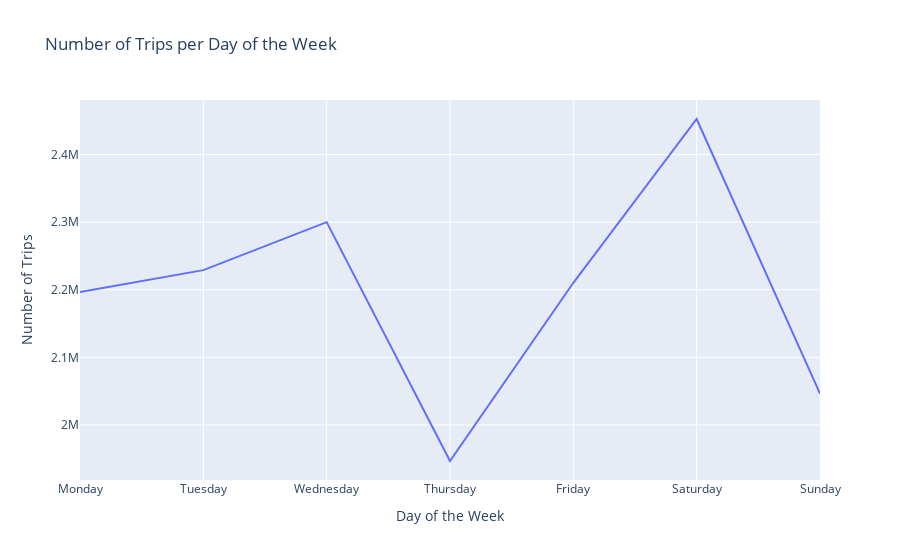

The notebook cell this image was saved under:
### Markdown cell above
# Primary analysis

### Code cell
df['pickup_datetime'] = pd.to_datetime(df['pickup_datetime'])
df['day_of_week'] = df['pickup_datetime'].dt.day_name()
trips_per_day = df['day_of_week'].value_counts().reindex(
    ['Monday', 'Tuesday', 'Wednesday', 'Thursday', 'Friday', 'Saturday', 'Sunday']
)

fig = px.line(
    x=trips_per_day.index,
    y=trips_per_day.values,
    labels={'x': 'Day of the Week', 'y': 'Number of Trips'},
    title='Number of Trips per Day of the Week'
)
fig.show()

### Figure 1 — Plotly figure (JSON) as saved in the notebook; plotly's stock layout.template omitted (floating-point values rounded to 4 significant figures)
{"data": [{"hovertemplate": "Day of the Week=%{x}<br>Number of Trips=%{y}<extra></extra>", "legendgroup": "", "line": {"color": "#636efa", "dash": "solid"}, "marker": {"symbol": "circle"}, "mode": "lines", "name": "", "orientation": "v", "showlegend": false, "type": "scatter", "x": ["Monday", "Tuesday", "Wednesday", "Thursday", "Friday", "Saturday", "Sunday"], "xaxis": "x", "y": [2196454, 2228953, 2299976, 1946579, 2210256, 2452575, 2046312], "yaxis": "y"}], "layout": {"autosize": true, "legend": {"tracegroupgap": 0}, "title": {"text": "Number of Trips per Day of the Week"}, "xaxis": {"anchor": "y", "autorange": true, "domain": [0, 1], "range": [0, 6], "title": {"text": "Day of the Week"}, "type": "category"}, "yaxis": {"anchor": "x", "autorange": true, "domain": [0, 1], "range": [1918000.0, 2481000.0], "title": {"text": "Number of Trips"}, "type": "linear"}}}
